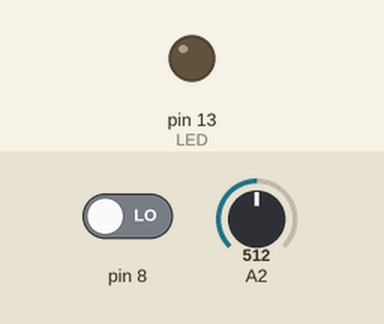
Recording of a sketch running on a simulated Arduino Uno, built with avr-gcc and run on an emulated ATmega328P. On the bench: output pins drawn as LEDs (lit = HIGH). Inputs (shaded band) come from the test bench; at power-on: pin 8 LOW, A2 = 512. What the sketch prints to the serial monitor is not drawn.

Above: at 1.2 s.
1.3 s: pin 8 driven HIGH
At 2.1 s:
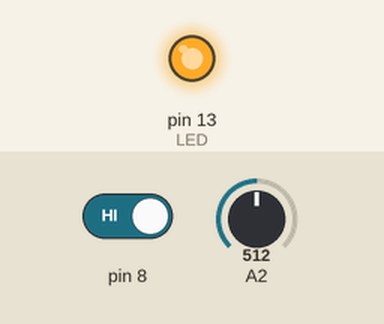
2.8 s: pin 8 driven LOW
At 3.2 s:
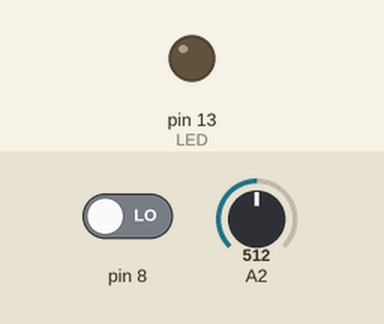
Timing chart, 0 to 5.8 s (numbered marks = the images above; inputs shaded):
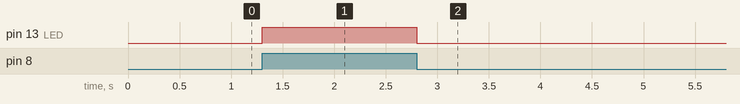

The sketch:

pinReadWrite_serialReadWrite.ino
```cpp
/*
   Example control LED by serial 01
   Created by Bedrich Said
   RoboticsCamp 2016
   RoboticsBrno
   www.robotikabrno.cz

   Popis:
   Ukazkove priklady na praci s pinem a seriovou linku.
 */

void setup() {
  // chci nastavit pin jako digitalni vstup/vystup
  pinMode(13, OUTPUT);  // 13 - cislo pinu (LEDka), INPUT/INPUT_PULLUP/OUTPUT

  // chci rozsvitit LEDku (zapsat na digitalni vystup, kde je pripojena)
  digitalWrite(13, HIGH); // 13 - cislo pinu (LEDka), HIGH/LOW

  // aktivuju seriovou linku na rychlost 9600 bitu za vterinu
  Serial.begin(9600);

  // poslu text/znak/cislo na seriovou linku.
  Serial.print("Tento text se vypise na seriovou linku.");

  // prectu jednu klavesu ze seriove linky, pokud zadna klavesa neni stisknuta, tak se do prijatyZnak ulozi -1
  int prijatyZnak = Serial.read();
}

void loop() {
  // chci precist stav tlacitka, do nejake promenne si ulozim jeho stav
  int stav = digitalRead(8);

  // LEDku nastavim podle toho, jestli je nebo neni zmacknute tlacitko
  digitalWrite(13, stav);

  // prectu anlogovou hodnotu na potenciometru z portu A2
  int hodnota = analogRead(2);

  // prectenou hodnotu ze senzoru/potenciometru poslu na seriovou linku a skocim na novy radek
  Serial.println(hodnota);
}
```

Measured:
- after the input at 1.3 s, pin 13 (LED): LOW → HIGH at once
- after the input at 2.8 s, pin 13 (LED): HIGH → LOW at once
